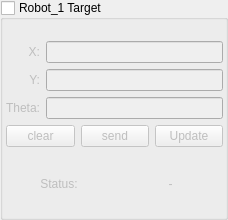
   <widget class="QGroupBox" name="groupBox_Target_robot1">
    <property name="geometry">
     <rect>
      <x>555</x>
      <y>240</y>
      <width>228</width>
      <height>220</height>
     </rect>
    </property>
    <property name="title">
     <string>Robot_1 Target</string>
    </property>
    <property name="checkable">
     <bool>true</bool>
    </property>
    <property name="checked">
     <bool>false</bool>
    </property>
    <widget class="QWidget" name="layoutWidget">
     <property name="geometry">
      <rect>
       <x>6</x>
       <y>41</y>
       <width>217</width>
       <height>174</height>
      </rect>
     </property>
     <layout class="QVBoxLayout" name="verticalLayout_19">
      <property name="sizeConstraint">
       <enum>QLayout::SetDefaultConstraint</enum>
      </property>
      <item>
       <layout class="QHBoxLayout" name="horizontalLayout_12">
        <item>
         <layout class="QVBoxLayout" name="verticalLayout_9">
          <item>
           <widget class="QLabel" name="label">
            <property name="layoutDirection">
             <enum>Qt::LeftToRight</enum>
            </property>
            <property name="text">
             <string>X:</string>
            </property>
            <property name="alignment">
             <set>Qt::AlignRight|Qt::AlignTrailing|Qt::AlignVCenter</set>
            </property>
           </widget>
          </item>
          <item>
           <widget class="QLabel" name="label_10">
            <property name="text">
             <string>Y:</string>
            </property>
            <property name="alignment">
             <set>Qt::AlignRight|Qt::AlignTrailing|Qt::AlignVCenter</set>
            </property>
           </widget>
          </item>
          <item>
           <widget class="QLabel" name="label_11">
            <property name="text">
             <string>Theta:</string>
            </property>
            <property name="alignment">
             <set>Qt::AlignRight|Qt::AlignTrailing|Qt::AlignVCenter</set>
            </property>
           </widget>
          </item>
         </layout>
        </item>
        <item>
         <layout class="QVBoxLayout" name="verticalLayout_10">
          <item>
           <widget class="QLineEdit" name="lineEdit_robot1_target_x"/>
          </item>
          <item>
           <widget class="QLineEdit" name="lineEdit_robot1_target_y"/>
          </item>
          <item>
           <widget class="QLineEdit" name="lineEdit_robot1_target_theta"/>
          </item>
         </layout>
        </item>
       </layout>
      </item>
      <item>
       <layout class="QVBoxLayout" name="verticalLayout_17">
        <item>
         <layout class="QHBoxLayout" name="horizontalLayout_15">
          <item>
           <widget class="QPushButton" name="pushButton_robot_1_clear">
            <property name="font">
             <font>
              <pointsize>9</pointsize>
             </font>
            </property>
            <property name="text">
             <string>clear</string>
            </property>
           </widget>
          </item>
          <item>
           <widget class="QPushButton" name="pushButton_robot_1_send">
            <property name="font">
             <font>
              <pointsize>9</pointsize>
             </font>
            </property>
            <property name="text">
             <string>send</string>
            </property>
           </widget>
          </item>
          <item>
           <widget class="QPushButton" name="pushButton_update_robot1">
            <property name="font">
             <font>
              <pointsize>9</pointsize>
             </font>
            </property>
            <property name="text">
             <string>Update</string>
            </property>
           </widget>
          </item>
         </layout>
        </item>
        <item>
         <layout class="QHBoxLayout" name="horizontalLayout_16">
          <item>
           <widget class="QLabel" name="label_16">
            <property name="text">
             <string>Status:</string>
            </property>
            <property name="alignment">
             <set>Qt::AlignCenter</set>
            </property>
           </widget>
          </item>
          <item>
           <widget class="QLabel" name="label_target_status_robot1">
            <property name="text">
             <string>-</string>
            </property>
            <property name="alignment">
             <set>Qt::AlignCenter</set>
            </property>
           </widget>
          </item>
         </layout>
        </item>
       </layout>
      </item>
     </layout>
    </widget>
   </widget>
